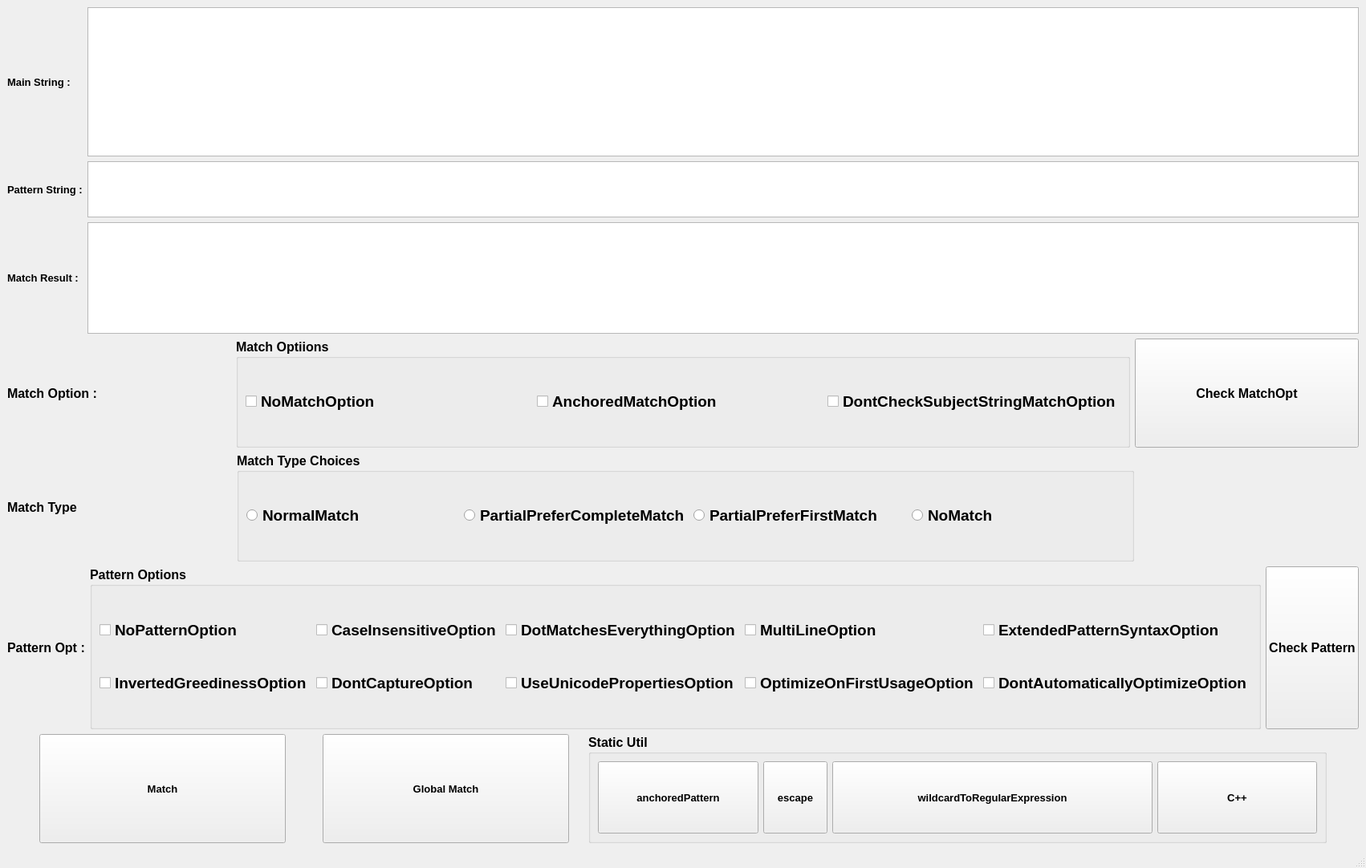
<?xml version="1.0" encoding="UTF-8"?>
<ui version="4.0">
 <class>MainWindow</class>
 <widget class="QMainWindow" name="MainWindow">
  <property name="geometry">
   <rect>
    <x>0</x>
    <y>0</y>
    <width>1248</width>
    <height>1082</height>
   </rect>
  </property>
  <property name="windowTitle">
   <string>Escaple-Sequence</string>
  </property>
  <widget class="QWidget" name="centralwidget">
   <layout class="QVBoxLayout" name="verticalLayout" stretch="6,2,2,3,2">
    <item>
     <layout class="QGridLayout" name="gridLayout" rowstretch="4,1,3" rowminimumheight="0,0,0">
      <item row="0" column="0">
       <widget class="QLabel" name="label">
        <property name="font">
         <font>
          <family>Arial</family>
          <pointsize>10</pointsize>
          <weight>75</weight>
          <bold>true</bold>
         </font>
        </property>
        <property name="text">
         <string>Main String :</string>
        </property>
       </widget>
      </item>
      <item row="0" column="1">
       <widget class="QPlainTextEdit" name="mainTxt"/>
      </item>
      <item row="2" column="0">
       <widget class="QLabel" name="label_3">
        <property name="font">
         <font>
          <family>Arial</family>
          <pointsize>10</pointsize>
          <weight>75</weight>
          <bold>true</bold>
         </font>
        </property>
        <property name="text">
         <string>Match Result :</string>
        </property>
       </widget>
      </item>
      <item row="1" column="0">
       <widget class="QLabel" name="label_2">
        <property name="font">
         <font>
          <family>Arial</family>
          <pointsize>10</pointsize>
          <weight>75</weight>
          <bold>true</bold>
         </font>
        </property>
        <property name="text">
         <string>Pattern String :</string>
        </property>
       </widget>
      </item>
      <item row="2" column="1">
       <widget class="QPlainTextEdit" name="resultTxt"/>
      </item>
      <item row="1" column="1">
       <widget class="QPlainTextEdit" name="patternTxt"/>
      </item>
     </layout>
    </item>
    <item>
     <layout class="QHBoxLayout" name="horizontalLayout_4" stretch="1,4,1">
      <item>
       <widget class="QLabel" name="label_4">
        <property name="font">
         <font>
          <family>Arial</family>
          <pointsize>12</pointsize>
          <weight>75</weight>
          <bold>true</bold>
         </font>
        </property>
        <property name="text">
         <string>Match Option : </string>
        </property>
       </widget>
      </item>
      <item>
       <widget class="QGroupBox" name="matchOptBox">
        <property name="font">
         <font>
          <family>Arial</family>
          <pointsize>12</pointsize>
          <weight>75</weight>
          <bold>true</bold>
         </font>
        </property>
        <property name="title">
         <string>Match Optiions</string>
        </property>
        <layout class="QHBoxLayout" name="horizontalLayout_6">
         <item>
          <widget class="QCheckBox" name="mthOpt_NoMthOpt_chk">
           <property name="font">
            <font>
             <family>Arial</family>
             <pointsize>14</pointsize>
             <weight>75</weight>
             <bold>true</bold>
            </font>
           </property>
           <property name="toolTip">
            <string>No Match Option</string>
           </property>
           <property name="text">
            <string>NoMatchOption</string>
           </property>
          </widget>
         </item>
         <item>
          <widget class="QCheckBox" name="mthOpt_AnchoredMthOpt_chk">
           <property name="font">
            <font>
             <family>Arial</family>
             <pointsize>14</pointsize>
             <weight>75</weight>
             <bold>true</bold>
            </font>
           </property>
           <property name="toolTip">
            <string>Anchored Match Option</string>
           </property>
           <property name="text">
            <string>AnchoredMatchOption</string>
           </property>
          </widget>
         </item>
         <item>
          <widget class="QCheckBox" name="mtchOpt_dontchkSubStrMthOpt_chk">
           <property name="font">
            <font>
             <family>Arial</family>
             <pointsize>14</pointsize>
             <weight>75</weight>
             <bold>true</bold>
            </font>
           </property>
           <property name="toolTip">
            <string>Don't CheckSubject String Match Option</string>
           </property>
           <property name="text">
            <string>DontCheckSubjectStringMatchOption</string>
           </property>
          </widget>
         </item>
        </layout>
       </widget>
      </item>
      <item>
       <widget class="QPushButton" name="matchValidBtn">
        <property name="sizePolicy">
         <sizepolicy hsizetype="Minimum" vsizetype="Preferred">
          <horstretch>0</horstretch>
          <verstretch>0</verstretch>
         </sizepolicy>
        </property>
        <property name="font">
         <font>
          <family>Arial</family>
          <pointsize>12</pointsize>
          <weight>75</weight>
          <bold>true</bold>
         </font>
        </property>
        <property name="text">
         <string>Check MatchOpt</string>
        </property>
       </widget>
      </item>
     </layout>
    </item>
    <item>
     <layout class="QHBoxLayout" name="horizontalLayout_3" stretch="1,4,1">
      <item>
       <widget class="QLabel" name="label_6">
        <property name="font">
         <font>
          <family>Arial</family>
          <pointsize>12</pointsize>
          <weight>75</weight>
          <bold>true</bold>
         </font>
        </property>
        <property name="text">
         <string>Match Type</string>
        </property>
       </widget>
      </item>
      <item>
       <widget class="QGroupBox" name="groupBox">
        <property name="font">
         <font>
          <family>Arial</family>
          <pointsize>12</pointsize>
          <weight>75</weight>
          <bold>true</bold>
         </font>
        </property>
        <property name="title">
         <string>Match Type Choices</string>
        </property>
        <layout class="QHBoxLayout" name="horizontalLayout_7">
         <item>
          <widget class="QRadioButton" name="mthTy_normalMth_rBtn">
           <property name="font">
            <font>
             <family>Arial</family>
             <pointsize>14</pointsize>
             <weight>75</weight>
             <bold>true</bold>
            </font>
           </property>
           <property name="toolTip">
            <string>No Match</string>
           </property>
           <property name="text">
            <string>NormalMatch</string>
           </property>
          </widget>
         </item>
         <item>
          <widget class="QRadioButton" name="mthTy_partialPreCmpMth_rBtn">
           <property name="font">
            <font>
             <family>Arial</family>
             <pointsize>14</pointsize>
             <weight>75</weight>
             <bold>true</bold>
            </font>
           </property>
           <property name="toolTip">
            <string>Partial Prefer Complete Match</string>
           </property>
           <property name="text">
            <string>PartialPreferCompleteMatch</string>
           </property>
          </widget>
         </item>
         <item>
          <widget class="QRadioButton" name="mthTy_partPre1stMth_rBtn">
           <property name="font">
            <font>
             <family>Arial</family>
             <pointsize>14</pointsize>
             <weight>75</weight>
             <bold>true</bold>
            </font>
           </property>
           <property name="toolTip">
            <string>Partial Prefer First Match</string>
           </property>
           <property name="text">
            <string>PartialPreferFirstMatch</string>
           </property>
          </widget>
         </item>
         <item>
          <widget class="QRadioButton" name="mthTy_noMth_rBtn">
           <property name="font">
            <font>
             <family>Arial</family>
             <pointsize>14</pointsize>
             <weight>75</weight>
             <bold>true</bold>
            </font>
           </property>
           <property name="toolTip">
            <string>No Match</string>
           </property>
           <property name="text">
            <string>NoMatch</string>
           </property>
          </widget>
         </item>
        </layout>
       </widget>
      </item>
      <item>
       <spacer name="horizontalSpacer_5">
        <property name="orientation">
         <enum>Qt::Horizontal</enum>
        </property>
        <property name="sizeHint" stdset="0">
         <size>
          <width>40</width>
          <height>20</height>
         </size>
        </property>
       </spacer>
      </item>
     </layout>
    </item>
    <item>
     <layout class="QHBoxLayout" name="horizontalLayout_2" stretch="1,4,2">
      <item>
       <widget class="QLabel" name="label_5">
        <property name="font">
         <font>
          <family>Arial</family>
          <pointsize>12</pointsize>
          <weight>75</weight>
          <bold>true</bold>
         </font>
        </property>
        <property name="text">
         <string>Pattern Opt :</string>
        </property>
       </widget>
      </item>
      <item>
       <widget class="QGroupBox" name="patternOptBox">
        <property name="font">
         <font>
          <family>Arial</family>
          <pointsize>12</pointsize>
          <weight>75</weight>
          <bold>true</bold>
         </font>
        </property>
        <property name="title">
         <string>Pattern Options</string>
        </property>
        <layout class="QGridLayout" name="gridLayout_2">
         <item row="0" column="0">
          <widget class="QCheckBox" name="ptnOpt_0_chk">
           <property name="font">
            <font>
             <family>Arial</family>
             <pointsize>14</pointsize>
             <weight>75</weight>
             <bold>true</bold>
            </font>
           </property>
           <property name="toolTip">
            <string>No Pattern Option</string>
           </property>
           <property name="text">
            <string>NoPatternOption</string>
           </property>
          </widget>
         </item>
         <item row="0" column="1">
          <widget class="QCheckBox" name="ptnOpt_1_chk">
           <property name="font">
            <font>
             <family>Arial</family>
             <pointsize>14</pointsize>
             <weight>75</weight>
             <bold>true</bold>
            </font>
           </property>
           <property name="toolTip">
            <string>Case Insensitive Option</string>
           </property>
           <property name="text">
            <string>CaseInsensitiveOption</string>
           </property>
          </widget>
         </item>
         <item row="0" column="2">
          <widget class="QCheckBox" name="ptnOpt_2_chk">
           <property name="font">
            <font>
             <family>Arial</family>
             <pointsize>14</pointsize>
             <weight>75</weight>
             <bold>true</bold>
            </font>
           </property>
           <property name="toolTip">
            <string>Dot Matches Everything Option</string>
           </property>
           <property name="text">
            <string>DotMatchesEverythingOption</string>
           </property>
          </widget>
         </item>
         <item row="0" column="3">
          <widget class="QCheckBox" name="ptnOpt_3_chk">
           <property name="font">
            <font>
             <family>Arial</family>
             <pointsize>14</pointsize>
             <weight>75</weight>
             <bold>true</bold>
            </font>
           </property>
           <property name="toolTip">
            <string>MultiLine Option</string>
           </property>
           <property name="text">
            <string>MultiLineOption</string>
           </property>
          </widget>
         </item>
         <item row="0" column="4">
          <widget class="QCheckBox" name="ptnOpt_4_chk">
           <property name="font">
            <font>
             <family>Arial</family>
             <pointsize>14</pointsize>
             <weight>75</weight>
             <bold>true</bold>
            </font>
           </property>
           <property name="toolTip">
            <string>Extended Pattern Syntax Option</string>
           </property>
           <property name="text">
            <string>ExtendedPatternSyntaxOption</string>
           </property>
          </widget>
         </item>
         <item row="1" column="0">
          <widget class="QCheckBox" name="ptnOpt_5_chk">
           <property name="font">
            <font>
             <family>Arial</family>
             <pointsize>14</pointsize>
             <weight>75</weight>
             <bold>true</bold>
            </font>
           </property>
           <property name="toolTip">
            <string>Inverted Greediness Option</string>
           </property>
           <property name="text">
            <string>InvertedGreedinessOption</string>
           </property>
          </widget>
         </item>
         <item row="1" column="1">
          <widget class="QCheckBox" name="ptnOpt_6_chk">
           <property name="font">
            <font>
             <family>Arial</family>
             <pointsize>14</pointsize>
             <weight>75</weight>
             <bold>true</bold>
            </font>
           </property>
           <property name="toolTip">
            <string>Don't Capture Option</string>
           </property>
           <property name="text">
            <string>DontCaptureOption</string>
           </property>
          </widget>
         </item>
         <item row="1" column="2">
          <widget class="QCheckBox" name="ptnOpt_7_chk">
           <property name="font">
            <font>
             <family>Arial</family>
             <pointsize>14</pointsize>
             <weight>75</weight>
             <bold>true</bold>
            </font>
           </property>
           <property name="toolTip">
            <string>Use Unicode Properties Option</string>
           </property>
           <property name="text">
            <string>UseUnicodePropertiesOption</string>
           </property>
          </widget>
         </item>
         <item row="1" column="3">
          <widget class="QCheckBox" name="ptnOpt_8_chk">
           <property name="font">
            <font>
             <family>Arial</family>
             <pointsize>14</pointsize>
             <weight>75</weight>
             <bold>true</bold>
            </font>
           </property>
           <property name="toolTip">
            <string>Optimize On FirstUsage Option</string>
           </property>
           <property name="text">
            <string>OptimizeOnFirstUsageOption</string>
           </property>
          </widget>
         </item>
         <item row="1" column="4">
          <widget class="QCheckBox" name="ptnOpt_9_chk">
           <property name="font">
            <font>
             <family>Arial</family>
             <pointsize>14</pointsize>
             <weight>75</weight>
             <bold>true</bold>
            </font>
           </property>
           <property name="toolTip">
            <string>Don't AutomaticallyOptimize Option</string>
           </property>
           <property name="text">
            <string>DontAutomaticallyOptimizeOption</string>
           </property>
          </widget>
         </item>
        </layout>
       </widget>
      </item>
      <item>
       <widget class="QPushButton" name="checkPatternBtn">
        <property name="sizePolicy">
         <sizepolicy hsizetype="Minimum" vsizetype="Preferred">
          <horstretch>0</horstretch>
          <verstretch>0</verstretch>
         </sizepolicy>
        </property>
        <property name="font">
         <font>
          <family>Arial</family>
          <pointsize>12</pointsize>
          <weight>75</weight>
          <bold>true</bold>
         </font>
        </property>
        <property name="text">
         <string>Check Pattern</string>
        </property>
       </widget>
      </item>
     </layout>
    </item>
    <item>
     <layout class="QHBoxLayout" name="horizontalLayout" stretch="0,1,0,1,0,3,0">
      <item>
       <spacer name="horizontalSpacer">
        <property name="orientation">
         <enum>Qt::Horizontal</enum>
        </property>
        <property name="sizeHint" stdset="0">
         <size>
          <width>40</width>
          <height>20</height>
         </size>
        </property>
       </spacer>
      </item>
      <item>
       <widget class="QPushButton" name="matchBtn">
        <property name="sizePolicy">
         <sizepolicy hsizetype="Minimum" vsizetype="Preferred">
          <horstretch>0</horstretch>
          <verstretch>0</verstretch>
         </sizepolicy>
        </property>
        <property name="font">
         <font>
          <family>Arial</family>
          <pointsize>10</pointsize>
          <weight>75</weight>
          <bold>true</bold>
         </font>
        </property>
        <property name="text">
         <string>Match</string>
        </property>
       </widget>
      </item>
      <item>
       <spacer name="horizontalSpacer_2">
        <property name="orientation">
         <enum>Qt::Horizontal</enum>
        </property>
        <property name="sizeHint" stdset="0">
         <size>
          <width>40</width>
          <height>20</height>
         </size>
        </property>
       </spacer>
      </item>
      <item>
       <widget class="QPushButton" name="globalMatchBtn">
        <property name="sizePolicy">
         <sizepolicy hsizetype="Minimum" vsizetype="Preferred">
          <horstretch>0</horstretch>
          <verstretch>0</verstretch>
         </sizepolicy>
        </property>
        <property name="font">
         <font>
          <family>Arial</family>
          <pointsize>10</pointsize>
          <weight>75</weight>
          <bold>true</bold>
         </font>
        </property>
        <property name="text">
         <string>Global Match</string>
        </property>
       </widget>
      </item>
      <item>
       <spacer name="horizontalSpacer_3">
        <property name="orientation">
         <enum>Qt::Horizontal</enum>
        </property>
        <property name="sizeHint" stdset="0">
         <size>
          <width>18</width>
          <height>20</height>
         </size>
        </property>
       </spacer>
      </item>
      <item>
       <widget class="QGroupBox" name="groupBox_2">
        <property name="font">
         <font>
          <family>Arial</family>
          <pointsize>12</pointsize>
          <weight>75</weight>
          <bold>true</bold>
         </font>
        </property>
        <property name="title">
         <string>Static Util</string>
        </property>
        <layout class="QHBoxLayout" name="horizontalLayout_5" stretch="1,0,2,1">
         <item>
          <widget class="QPushButton" name="anchoredBtn">
           <property name="sizePolicy">
            <sizepolicy hsizetype="Minimum" vsizetype="Preferred">
             <horstretch>0</horstretch>
             <verstretch>0</verstretch>
            </sizepolicy>
           </property>
           <property name="font">
            <font>
             <family>Arial</family>
             <pointsize>10</pointsize>
             <weight>75</weight>
             <bold>true</bold>
            </font>
           </property>
           <property name="text">
            <string>anchoredPattern</string>
           </property>
          </widget>
         </item>
         <item>
          <widget class="QPushButton" name="escapleBtn">
           <property name="sizePolicy">
            <sizepolicy hsizetype="Minimum" vsizetype="Preferred">
             <horstretch>0</horstretch>
             <verstretch>0</verstretch>
            </sizepolicy>
           </property>
           <property name="font">
            <font>
             <family>Arial</family>
             <pointsize>10</pointsize>
             <weight>75</weight>
             <bold>true</bold>
            </font>
           </property>
           <property name="text">
            <string>escape</string>
           </property>
          </widget>
         </item>
         <item>
          <widget class="QPushButton" name="wildcardReBtn">
           <property name="sizePolicy">
            <sizepolicy hsizetype="Minimum" vsizetype="Preferred">
             <horstretch>0</horstretch>
             <verstretch>0</verstretch>
            </sizepolicy>
           </property>
           <property name="font">
            <font>
             <family>Arial</family>
             <pointsize>10</pointsize>
             <weight>75</weight>
             <bold>true</bold>
            </font>
           </property>
           <property name="text">
            <string>wildcardToRegularExpression</string>
           </property>
          </widget>
         </item>
         <item>
          <widget class="QPushButton" name="cppBtn1">
           <property name="sizePolicy">
            <sizepolicy hsizetype="Minimum" vsizetype="Preferred">
             <horstretch>0</horstretch>
             <verstretch>0</verstretch>
            </sizepolicy>
           </property>
           <property name="font">
            <font>
             <family>Arial</family>
             <pointsize>10</pointsize>
             <weight>75</weight>
             <bold>true</bold>
            </font>
           </property>
           <property name="text">
            <string>C++</string>
           </property>
          </widget>
         </item>
        </layout>
       </widget>
      </item>
      <item>
       <spacer name="horizontalSpacer_4">
        <property name="orientation">
         <enum>Qt::Horizontal</enum>
        </property>
        <property name="sizeHint" stdset="0">
         <size>
          <width>40</width>
          <height>20</height>
         </size>
        </property>
       </spacer>
      </item>
     </layout>
    </item>
   </layout>
  </widget>
  <widget class="QStatusBar" name="statusbar">
   <property name="font">
    <font>
     <family>Arial</family>
     <pointsize>10</pointsize>
     <weight>75</weight>
     <bold>true</bold>
    </font>
   </property>
  </widget>
 </widget>
 <resources/>
 <connections/>
</ui>
